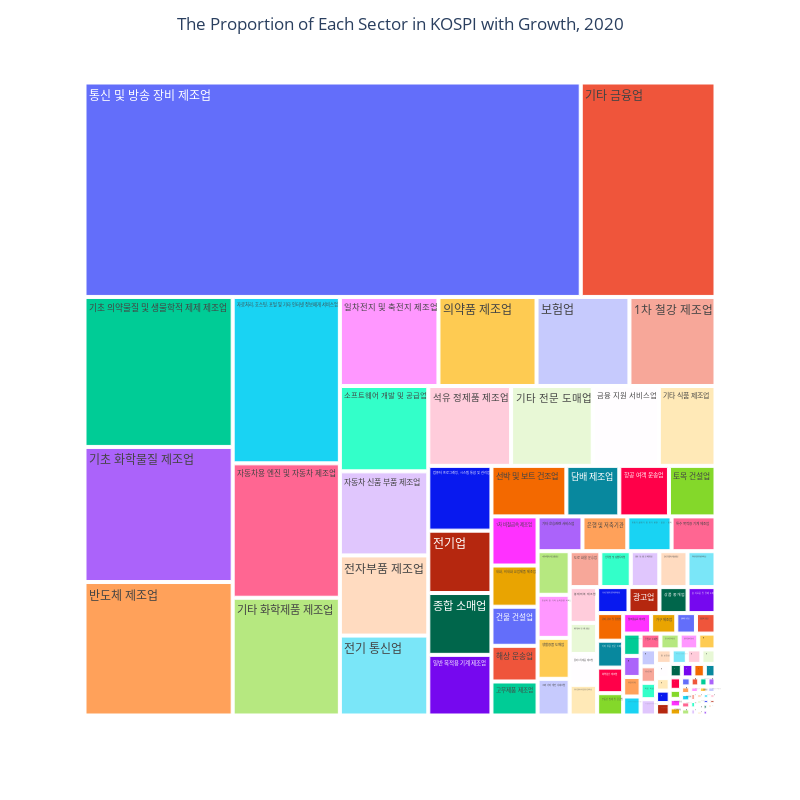

The notebook cell saved with this chart:
### Code cell
# treemap 만들기
fig = px.treemap(kospi_sector,
                 path=['Name'],
                 values='MarketCap',
                 width=800,
                 height=800,
                 hover_name="Name",
                 hover_data=['MarketCap', 'Growth'])

# 마우스를 올렸을 때, tooltip에 보이는 정보
fig.data[0].hovertemplate = \
    '<b>%{hovertext}</b><br><br>' + \
    '<br><b>Growth: %{customdata[1]}%</b>' + \
    '<br><b>Market Cap: %{customdata[0]}원'


fig.update_layout(
    title="The Proportion of Each Sector in KOSPI with Growth, 2020",
    title_x=0.5)
fig.write_html(img_path+"Sector_proportion.html")
fig.show()

### Figure 1 — Plotly figure (JSON) as saved in the notebook; plotly's stock layout.template omitted (floating-point values rounded to 4 significant figures; data arrays with more than 128 entries replaced by an {"elided": "..."} marker saying what was removed)
{"data": [{"branchvalues": "total", "customdata": {"elided": "123x2 float values"}, "domain": {"x": [0, 1], "y": [0, 1]}, "hovertemplate": "<b>%{hovertext}</b><br><br><br><b>Growth: %{customdata[1]}%</b><br><b>Market Cap: %{customdata[0]}원", "hovertext": ["1차 비철금속 제조업", "1차 철강 제조업", "가구 제조업", "가전제품 및 정보통신장비 소매업", "가정용 기기 제조업", "가죽, 가방 및 유사제품 제조업", "개인 및 가정용품 임대업", "건물 건설업", "건물설비 설치 공사업", "건축기술, 엔지니어링 및 관련 기술 서비스업", "건축자재, 철물 및 난방장치 도매업", "경비, 경호 및 탐정업", "고무제품 제조업", "곡물가공품, 전분 및 전분제품 제조업", "골판지, 종이 상자 및 종이용기 제조업", "광고업", "구조용 금속제품, 탱크 및 증기발생기 제조업", "그외 기타 개인 서비스업", "그외 기타 운송장비 제조업", "그외 기타 제품 제조업", "금속 주조업", "금융 지원 서비스업", "기계장비 및 관련 물품 도매업", "기반조성 및 시설물 축조관련 전문공사업", "기초 의약물질 및 생물학적 제제 제조업", "기초 화학물질 제조업", "기타 금속 가공제품 제조업", "기타 금융업", "기타 비금속 광물제품 제조업", "기타 비금속광물 광업", "기타 사업지원 서비스업", "기타 상품 전문 소매업", "기타 식품 제조업", "기타 운송관련 서비스업", "기타 전기장비 제조업", "기타 전문 도매업", "기타 정보 서비스업", "기타 종이 및 판지 제품 제조업", "기타 화학제품 제조업", "나무제품 제조업", "낙농제품 및 식용빙과류 제조업", "내화, 비내화 요업제품 제조업", "담배 제조업", "도로 화물 운송업", "도축, 육류 가공 및 저장 처리업", "무기 및 총포탄 제조업", "무점포 소매업", "반도체 제조업", "방적 및 가공사 제조업", "보험업", "봉제의복 제조업", "부동산 임대 및 공급업", "비료, 농약 및 살균, 살충제 제조업", "비알코올음료 및 얼음 제조업", "산업용 기계 및 장비 임대업", "산업용 농·축산물 및 동·식물 도매업", "상품 종합 도매업", "상품 중개업", "생활용품 도매업", "서적, 잡지 및 기타 인쇄물 출판업", "석유 정제품 제조업", "선박 및 보트 건조업", "섬유, 의복, 신발 및 가죽제품 소매업", "소프트웨어 개발 및 공급업", "수산물 가공 및 저장 처리업", "스포츠 서비스업", "시멘트, 석회, 플라스터 및 그 제품 제조업", "신탁업 및 집합투자업", "악기 제조업", "알코올음료 제조업", "어로 어업", "여행사 및 기타 여행보조 서비스업", "연료 소매업", "연료용 가스 제조 및 배관공급업", "영상 및 음향기기 제조업", "영화, 비디오물, 방송프로그램 제작 및 배급업", "운송장비 임대업", "유리 및 유리제품 제조업", "유원지 및 기타 오락관련 서비스업", "육상 여객 운송업", "은행 및 저축기관", "음·식료품 및 담배 도매업", "음식점업", "의료용 기기 제조업", "의약품 제조업", "일반 목적용 기계 제조업", "일반 및 생활 숙박시설 운영업", "일차전지 및 축전지 제조업", "자동차 부품 및 내장품 판매업", "자동차 신품 부품 제조업", "자동차 판매업", "자동차용 엔진 및 자동차 제조업", "자료처리, 호스팅, 포털 및 기타 인터넷 정보매개 서비스업", "재 보험업", "전구 및 조명장치 제조업", "전기 및 통신 공사업", "전기 통신업", "전기업", "전동기, 발전기 및 전기 변환 · 공급 · 제어 장치 제조업", "전자부품 제조업", "절연선 및 케이블 제조업", "제재 및 목재 가공업", "종합 소매업", "증기, 냉·온수 및 공기조절 공급업", "직물직조 및 직물제품 제조업", "철도장비 제조업", "초등 교육기관", "측정, 시험, 항해, 제어 및 기타 정밀기기 제조업; 광학기기 제외", "컴퓨터 및 주변장치 제조업", "컴퓨터 프로그래밍, 시스템 통합 및 관리업", "텔레비전 방송업", "토목 건설업", "통신 및 방송 장비 제조업", "특수 목적용 기계 제조업", "펄프, 종이 및 판지 제조업", "편조원단 제조업", "플라스틱제품 제조업", "합성고무 및 플라스틱 물질 제조업", "항공 여객 운송업", "항공기,우주선 및 부품 제조업", "해상 운송업", "화학섬유 제조업", "회사 본부 및 경영 컨설팅 서비스업"], "ids": ["1차 비철금속 제조업", "1차 철강 제조업", "가구 제조업", "가전제품 및 정보통신장비 소매업", "가정용 기기 제조업", "가죽, 가방 및 유사제품 제조업", "개인 및 가정용품 임대업", "건물 건설업", "건물설비 설치 공사업", "건축기술, 엔지니어링 및 관련 기술 서비스업", "건축자재, 철물 및 난방장치 도매업", "경비, 경호 및 탐정업", "고무제품 제조업", "곡물가공품, 전분 및 전분제품 제조업", "골판지, 종이 상자 및 종이용기 제조업", "광고업", "구조용 금속제품, 탱크 및 증기발생기 제조업", "그외 기타 개인 서비스업", "그외 기타 운송장비 제조업", "그외 기타 제품 제조업", "금속 주조업", "금융 지원 서비스업", "기계장비 및 관련 물품 도매업", "기반조성 및 시설물 축조관련 전문공사업", "기초 의약물질 및 생물학적 제제 제조업", "기초 화학물질 제조업", "기타 금속 가공제품 제조업", "기타 금융업", "기타 비금속 광물제품 제조업", "기타 비금속광물 광업", "기타 사업지원 서비스업", "기타 상품 전문 소매업", "기타 식품 제조업", "기타 운송관련 서비스업", "기타 전기장비 제조업", "기타 전문 도매업", "기타 정보 서비스업", "기타 종이 및 판지 제품 제조업", "기타 화학제품 제조업", "나무제품 제조업", "낙농제품 및 식용빙과류 제조업", "내화, 비내화 요업제품 제조업", "담배 제조업", "도로 화물 운송업", "도축, 육류 가공 및 저장 처리업", "무기 및 총포탄 제조업", "무점포 소매업", "반도체 제조업", "방적 및 가공사 제조업", "보험업", "봉제의복 제조업", "부동산 임대 및 공급업", "비료, 농약 및 살균, 살충제 제조업", "비알코올음료 및 얼음 제조업", "산업용 기계 및 장비 임대업", "산업용 농·축산물 및 동·식물 도매업", "상품 종합 도매업", "상품 중개업", "생활용품 도매업", "서적, 잡지 및 기타 인쇄물 출판업", "석유 정제품 제조업", "선박 및 보트 건조업", "섬유, 의복, 신발 및 가죽제품 소매업", "소프트웨어 개발 및 공급업", "수산물 가공 및 저장 처리업", "스포츠 서비스업", "시멘트, 석회, 플라스터 및 그 제품 제조업", "신탁업 및 집합투자업", "악기 제조업", "알코올음료 제조업", "어로 어업", "여행사 및 기타 여행보조 서비스업", "연료 소매업", "연료용 가스 제조 및 배관공급업", "영상 및 음향기기 제조업", "영화, 비디오물, 방송프로그램 제작 및 배급업", "운송장비 임대업", "유리 및 유리제품 제조업", "유원지 및 기타 오락관련 서비스업", "육상 여객 운송업", "은행 및 저축기관", "음·식료품 및 담배 도매업", "음식점업", "의료용 기기 제조업", "의약품 제조업", "일반 목적용 기계 제조업", "일반 및 생활 숙박시설 운영업", "일차전지 및 축전지 제조업", "자동차 부품 및 내장품 판매업", "자동차 신품 부품 제조업", "자동차 판매업", "자동차용 엔진 및 자동차 제조업", "자료처리, 호스팅, 포털 및 기타 인터넷 정보매개 서비스업", "재 보험업", "전구 및 조명장치 제조업", "전기 및 통신 공사업", "전기 통신업", "전기업", "전동기, 발전기 및 전기 변환 · 공급 · 제어 장치 제조업", "전자부품 제조업", "절연선 및 케이블 제조업", "제재 및 목재 가공업", "종합 소매업", "증기, 냉·온수 및 공기조절 공급업", "직물직조 및 직물제품 제조업", "철도장비 제조업", "초등 교육기관", "측정, 시험, 항해, 제어 및 기타 정밀기기 제조업; 광학기기 제외", "컴퓨터 및 주변장치 제조업", "컴퓨터 프로그래밍, 시스템 통합 및 관리업", "텔레비전 방송업", "토목 건설업", "통신 및 방송 장비 제조업", "특수 목적용 기계 제조업", "펄프, 종이 및 판지 제조업", "편조원단 제조업", "플라스틱제품 제조업", "합성고무 및 플라스틱 물질 제조업", "항공 여객 운송업", "항공기,우주선 및 부품 제조업", "해상 운송업", "화학섬유 제조업", "회사 본부 및 경영 컨설팅 서비스업"], "labels": ["1차 비철금속 제조업", "1차 철강 제조업", "가구 제조업", "가전제품 및 정보통신장비 소매업", "가정용 기기 제조업", "가죽, 가방 및 유사제품 제조업", "개인 및 가정용품 임대업", "건물 건설업", "건물설비 설치 공사업", "건축기술, 엔지니어링 및 관련 기술 서비스업", "건축자재, 철물 및 난방장치 도매업", "경비, 경호 및 탐정업", "고무제품 제조업", "곡물가공품, 전분 및 전분제품 제조업", "골판지, 종이 상자 및 종이용기 제조업", "광고업", "구조용 금속제품, 탱크 및 증기발생기 제조업", "그외 기타 개인 서비스업", "그외 기타 운송장비 제조업", "그외 기타 제품 제조업", "금속 주조업", "금융 지원 서비스업", "기계장비 및 관련 물품 도매업", "기반조성 및 시설물 축조관련 전문공사업", "기초 의약물질 및 생물학적 제제 제조업", "기초 화학물질 제조업", "기타 금속 가공제품 제조업", "기타 금융업", "기타 비금속 광물제품 제조업", "기타 비금속광물 광업", "기타 사업지원 서비스업", "기타 상품 전문 소매업", "기타 식품 제조업", "기타 운송관련 서비스업", "기타 전기장비 제조업", "기타 전문 도매업", "기타 정보 서비스업", "기타 종이 및 판지 제품 제조업", "기타 화학제품 제조업", "나무제품 제조업", "낙농제품 및 식용빙과류 제조업", "내화, 비내화 요업제품 제조업", "담배 제조업", "도로 화물 운송업", "도축, 육류 가공 및 저장 처리업", "무기 및 총포탄 제조업", "무점포 소매업", "반도체 제조업", "방적 및 가공사 제조업", "보험업", "봉제의복 제조업", "부동산 임대 및 공급업", "비료, 농약 및 살균, 살충제 제조업", "비알코올음료 및 얼음 제조업", "산업용 기계 및 장비 임대업", "산업용 농·축산물 및 동·식물 도매업", "상품 종합 도매업", "상품 중개업", "생활용품 도매업", "서적, 잡지 및 기타 인쇄물 출판업", "석유 정제품 제조업", "선박 및 보트 건조업", "섬유, 의복, 신발 및 가죽제품 소매업", "소프트웨어 개발 및 공급업", "수산물 가공 및 저장 처리업", "스포츠 서비스업", "시멘트, 석회, 플라스터 및 그 제품 제조업", "신탁업 및 집합투자업", "악기 제조업", "알코올음료 제조업", "어로 어업", "여행사 및 기타 여행보조 서비스업", "연료 소매업", "연료용 가스 제조 및 배관공급업", "영상 및 음향기기 제조업", "영화, 비디오물, 방송프로그램 제작 및 배급업", "운송장비 임대업", "유리 및 유리제품 제조업", "유원지 및 기타 오락관련 서비스업", "육상 여객 운송업", "은행 및 저축기관", "음·식료품 및 담배 도매업", "음식점업", "의료용 기기 제조업", "의약품 제조업", "일반 목적용 기계 제조업", "일반 및 생활 숙박시설 운영업", "일차전지 및 축전지 제조업", "자동차 부품 및 내장품 판매업", "자동차 신품 부품 제조업", "자동차 판매업", "자동차용 엔진 및 자동차 제조업", "자료처리, 호스팅, 포털 및 기타 인터넷 정보매개 서비스업", "재 보험업", "전구 및 조명장치 제조업", "전기 및 통신 공사업", "전기 통신업", "전기업", "전동기, 발전기 및 전기 변환 · 공급 · 제어 장치 제조업", "전자부품 제조업", "절연선 및 케이블 제조업", "제재 및 목재 가공업", "종합 소매업", "증기, 냉·온수 및 공기조절 공급업", "직물직조 및 직물제품 제조업", "철도장비 제조업", "초등 교육기관", "측정, 시험, 항해, 제어 및 기타 정밀기기 제조업; 광학기기 제외", "컴퓨터 및 주변장치 제조업", "컴퓨터 프로그래밍, 시스템 통합 및 관리업", "텔레비전 방송업", "토목 건설업", "통신 및 방송 장비 제조업", "특수 목적용 기계 제조업", "펄프, 종이 및 판지 제조업", "편조원단 제조업", "플라스틱제품 제조업", "합성고무 및 플라스틱 물질 제조업", "항공 여객 운송업", "항공기,우주선 및 부품 제조업", "해상 운송업", "화학섬유 제조업", "회사 본부 및 경영 컨설팅 서비스업"], "name": "", "parents": ["", "", "", "", "", "", "", "", "", "", "", "", "", "", "", "", "", "", "", "", "", "", "", "", "", "", "", "", "", "", "", "", "", "", "", "", "", "", "", "", "", "", "", "", "", "", "", "", "", "", "", "", "", "", "", "", "", "", "", "", "", "", "", "", "", "", "", "", "", "", "", "", "", "", "", "", "", "", "", "", "", "", "", "", "", "", "", "", "", "", "", "", "", "", "", "", "", "", "", "", "", "", "", "", "", "", "", "", "", "", "", "", "", "", "", "", "", "", "", "", "", "", ""], "type": "treemap", "values": [10283187, 34787623, 2339155, 743643, 707446, 767320, 875056, 8178548, 61891, 3835258, 146393, 3256530, 7117937, 963727, 1502480, 3654626, 3694621, 5343092, 99452, 22087, 128656, 23939925, 769849, 292000, 100877874, 90861296, 646683, 131162415, 292716, 173607, 338683, 3175173, 20559921, 7092674, 44910, 29587273, 188795, 183588, 57290053, 171175, 1144174, 8619207, 12136657, 5000301, 134167, 765948, 1421030, 89767061, 245976, 37550261, 4471624, 2635255, 928022, 1000726, 213041, 47670, 1155669, 3315542, 5959958, 317668, 30020615, 17179082, 1190467, 34258320, 390698, 38570, 6350459, 4961403, 133080, 2600059, 1154467, 1764057, 138647, 4660842, 256441, 1666350, 420844, 698523, 6272069, 181958, 7088973, 3295970, 251324, 444414, 39648467, 17383733, 196625, 39854073, 44951, 33749208, 304498, 65381927, 80947260, 1026749, 37144, 1547142, 32081366, 17876813, 6987719, 32179676, 1334411, 169187, 17725642, 470097, 351939, 1817219, 652989, 1235643, 327803, 18572259, 1826595, 10671201, 482994146, 6939417, 1379718, 21060, 3852895, 4590496, 11385050, 3878886, 7472318, 3021148, 4566748]}], "layout": {"height": 800, "legend": {"tracegroupgap": 0}, "margin": {"t": 60}, "title": {"text": "The Proportion of Each Sector in KOSPI with Growth, 2020", "x": 0.5}, "width": 800}}
